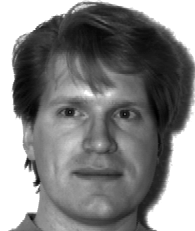
#> input picture data_project7/Yale_Face_Database/Training/subject01.centerlight.pgm, 195 x 231 px
$ python project7_kernel_eigenface.py
#> lines starting #> are read from the running program, lines starting #| are printed output that depends on the picture
import argparse
import matplotlib.pyplot as plt
import numpy as np
import os
from PIL import Image
from scipy.spatial.distance import cdist
import string

imageDirectory: string = 'data_project7/Yale_Face_Database'


# Set up the input parameters, and return args.
def parseArguments():
    parse = argparse.ArgumentParser()

    # The algorithm will be used, 0 -> PCA, 1-> LDA.
    parse.add_argument('--algo', default=0)
    # Mode of PCA and LDA, 0 -> simple, 1 -> kernel.
    parse.add_argument('--mode', default=0)
    # The number of nearest neighbors used for classification.
    parse.add_argument('--numOfNeighbors', default=5)
    # The kernel type, 0 -> linear, 1 -> RBF.
    parse.add_argument('--kernelType', default=0)
    # The gamma of RBF kernel.
    parse.add_argument('--gamma', default=0.000001)

    return parse.parse_args()


def readTrainingImages():
    trainingImages, trainingLabels = None, None
    numOfImages = 0

    # Get the number of images first.
    with os.scandir(f'{imageDirectory}/Training') as directory:
        # Get number of files
        numOfImages = len([file for file in directory if file.is_file()])

    # Read the files.
    with os.scandir(f'{imageDirectory}/Training') as directory:
        trainingLabels = np.zeros(numOfImages, dtype=int)
        # Images will be resized to 29 * 24.
        trainingImages = np.zeros((numOfImages, 29 * 24))

        for index, file in enumerate(directory):
            if file.path.endswith('.pgm') and file.is_file():
                face = np.asarray(Image.open(file.path).resize((24, 29))).reshape(1, -1)
                trainingImages[index, :] = face
                trainingLabels[index] = int(file.name[7:9])

    return trainingImages, trainingLabels


def readTestingImages():
    testingImages, testingLabels = None, None
    numOfImages = 0

    # Get the number of images first.
    with os.scandir(f'{imageDirectory}/Testing') as directory:
        # Get number of files
        numOfImages = len([file for file in directory if file.is_file()])

    # Read the files.
    with os.scandir(f'{imageDirectory}/Testing') as directory:
        testingLabels = np.zeros(numOfImages, dtype=int)
        # Images will be resized to 29 * 24.
        testingImages = np.zeros((numOfImages, 29 * 24))

        for index, file in enumerate(directory):
            if file.path.endswith('.pgm') and file.is_file():
                face = np.asarray(Image.open(file.path).resize((24, 29))).reshape(1, -1)
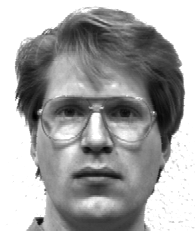
#> input picture data_project7/Yale_Face_Database/Testing/subject01.glasses.pgm, 195 x 231 px
                testingImages[index, :] = face
                testingLabels[index] = int(file.name[7:9])

    return testingImages, testingLabels


def simplePCA(numOfTrainingImages, trainingImages):
    # Compute covariance
    trainingImagesTransposed = trainingImages.T
    mean = np.mean(trainingImagesTransposed, axis=1)
    mean = np.tile(mean.T, (numOfTrainingImages, 1)).T
    difference = trainingImagesTransposed - mean
    covariance = difference.dot(difference.T) / numOfTrainingImages

    return covariance


# [14 lines left out: function kernelPCA, not called in this run]


def findTargetEigenvectors(matrix):
    # Compute eigenvalues and eigenvectors.
    eigenvalues, eigenvectors = np.linalg.eig(matrix)

    # Get 25 first largest eigenvectors.
    targetIndex = np.argsort(eigenvalues)[::-1][:25]
    targetEigenvectors = eigenvectors[:, targetIndex].real

    return targetEigenvectors


# Transform eigenvectors into eigenfaces/fisherfaces.
# algo parameter means the algorithm been used, 0 -> PCA, 1-> LDA.
def transformEigenvectorsToFaces(targetEigenvectors, algo):
#> called with algo = 0
    faces = targetEigenvectors.T.reshape((25, 29, 24))
    fig = plt.figure(1)
    fig.canvas.set_window_title(f'{"Eigenfaces" if algo == 0 else "Fisherfaces"}')

    for idx in range(25):
        plt.subplot(5, 5, idx + 1)
        plt.axis('off')
        plt.imshow(faces[idx, :, :], cmap='gray')


# Reconstruct the faces from eigenfaces and fisherfaces.
def reconstructFaces(numOfTrainingImages, trainingImages, targetEigenvectors):
#> called with numOfTrainingImages = 1, trainingImages = array of shape (1, 696)
    reconstructedImages = np.zeros((10, 29 * 24))
    choice = np.random.choice(numOfTrainingImages, 10)

    for index in range(10):
        reconstructedImages[index, :] = trainingImages[choice[index], :].dot(targetEigenvectors).dot(
            targetEigenvectors.T)

    fig = plt.figure(2)
    fig.canvas.set_window_title('Reconstructed faces')

    for index in range(10):
        # Original image.
        plt.subplot(10, 2, index * 2 + 1)
        plt.axis('off')
        plt.imshow(trainingImages[choice[index], :].reshape((29, 24)), cmap='gray')

        # Reconstructed image.
        plt.subplot(10, 2, index * 2 + 2)
        plt.axis('off')
        plt.imshow(reconstructedImages[index, :].reshape((29, 24)), cmap='gray')


# Decorrelate original images into components space.
def decorrelate(numOfImages, images, eigenvectors):
#> called with numOfImages = 1, images = array of shape (1, 696)
    decorrelatedImages = np.zeros((numOfImages, 25))

    for index, image in enumerate(images):
        decorrelatedImages[index, :] = image.dot(eigenvectors)

    return decorrelatedImages


# Classify and show predict result.
def classifyAndPredict(numOfTrainingImages, numOfTestingImages, trainingImages, trainingLabels, testingImages,
                       testingLabels,
                       targetEigenvectors, numOfNeighbors):
    decorrelatedTraining = decorrelate(numOfTrainingImages, trainingImages, targetEigenvectors)
    decorrelatedTesting = decorrelate(numOfTestingImages, testingImages, targetEigenvectors)
    error = 0
    distance = np.zeros(numOfTrainingImages)

    for testIndex, test in enumerate(decorrelatedTesting):
        for trainIndex, train in enumerate(decorrelatedTraining):
            distance[trainIndex] = np.linalg.norm(test - train)

        minDistances = np.argsort(distance)[:numOfNeighbors]
        predict = np.argmax(np.bincount(trainingLabels[minDistances]))

        if predict != testingLabels[testIndex]:
            error += 1
    print(f'Error count: {error}\nError rate: {float(error) / numOfTestingImages}')


def outputDiagram():
    # Plot
    plt.tight_layout()
    plt.show()
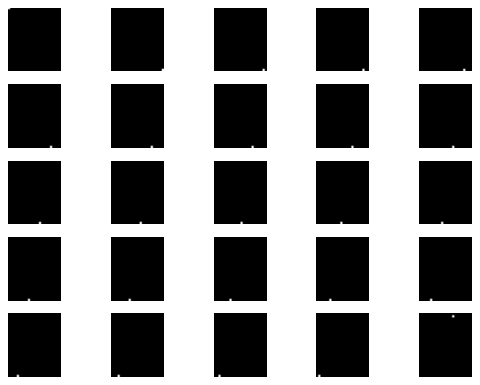
#> figure drawn by matplotlib, 25 panels
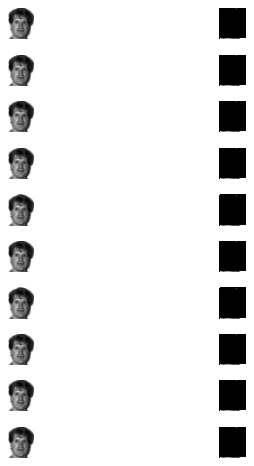
#> figure drawn by matplotlib, 20 panels


# Principal components analysis.
def PCA(mode, numOfNeighbors, kernelType, gamma, trainingImages, trainingLabels, testingImages, testingLabels):
    # Get the number of training images.
    numOfTrainingImages = len(trainingImages)
    numOfTestingImages = len(testingImages)

    # Simple PCA
    if mode == 0:
        matrix = simplePCA(numOfTrainingImages, trainingImages)
    # Kernel PCA
    else:
        matrix = kernelPCA(trainingImages, kernelType, gamma)

    # Find the first 25 largest eigenvectors.
    targetEigenvectors = findTargetEigenvectors(matrix)

    # Transform eigenvectors into eigenfaces.
    transformEigenvectorsToFaces(targetEigenvectors, 0)

    # Randomly reconstruct 10 eigenfaces.
    reconstructFaces(numOfTrainingImages, trainingImages, targetEigenvectors)

    # Classify and predict.
    classifyAndPredict(numOfTrainingImages, numOfTestingImages, trainingImages, trainingLabels, testingImages,
                       testingLabels, targetEigenvectors, numOfNeighbors)

    # Output the diagram.
    outputDiagram()


# [107 lines left out: functions simpleLDA, kernelLDA, LDA, not called in this run]


def main():
    args = parseArguments()
    # Get parameters.
    algo = int(args.algo)
    mode = int(args.mode)
    numOfNeighbors = int(args.numOfNeighbors)
    kernelType = int(args.kernelType)
    gamma = float(args.gamma)

    trainingImages, trainingLabels = readTrainingImages()
    testingImages, testingLabels = readTestingImages()

    # PCA
    if algo == 0:
        PCA(mode, numOfNeighbors, kernelType, gamma, trainingImages, trainingLabels, testingImages, testingLabels)
    # LDA
    else:
        LDA(mode, numOfNeighbors, kernelType, gamma, trainingImages, trainingLabels, testingImages, testingLabels)


if __name__ == '__main__':
    main()
